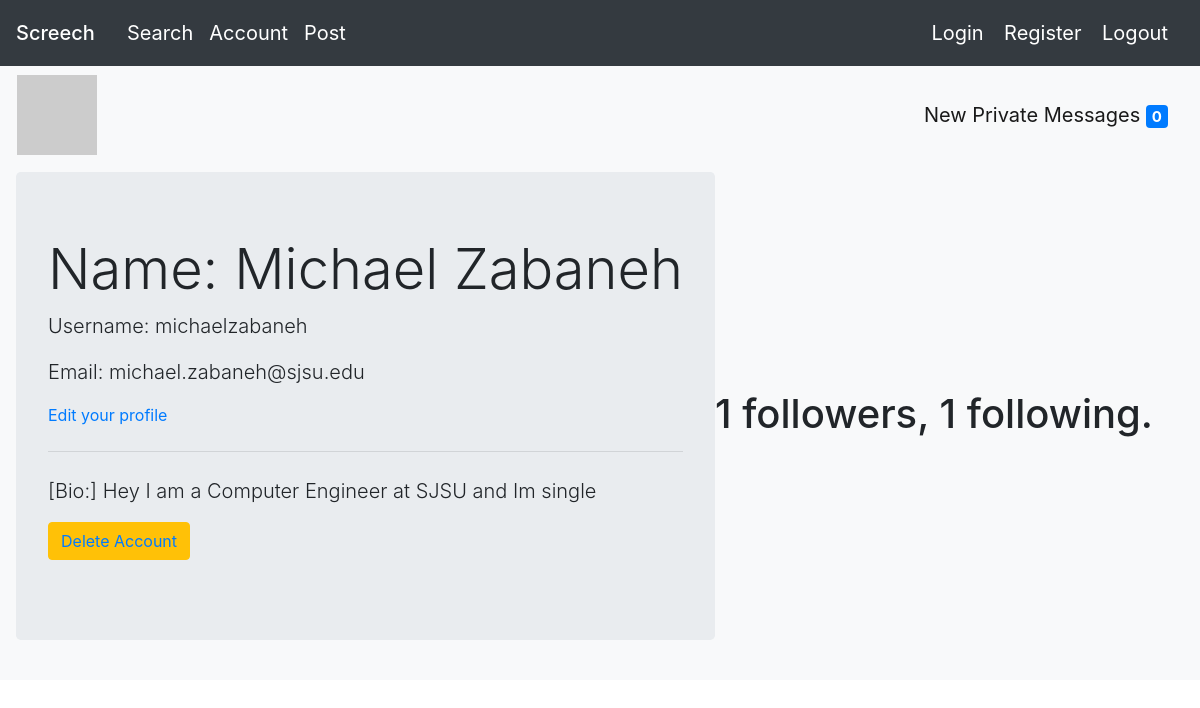
Page /account (signed in) on the committed database.
### app/models.py (models this page shows, shortened)
class User(db.Model, UserMixin):
    id = db.Column(db.Integer, primary_key = True)
    username = db.Column(db.String(15))
    name = db.Column(db.String(15))
    password = db.Column(db.String(200))
    email = db.Column(db.String(32), unique = True)
    last_message_read_time = db.Column(db.DateTime)
    num_new_private_messages = db.Column(db.Integer)
    changebio = db.Column(db.String(140))
    followed = db.relationship(
        'User', secondary=followers,
        primaryjoin=(followers.c.follower_id == id),
        secondaryjoin=(followers.c.followed_id == id),
        backref=db.backref('followers', lazy='dynamic'), lazy='dynamic')
    messages_sent = db.relationship('Message',
                                    foreign_keys='Message.sender_id',
                                    backref='author', lazy='dynamic')
    messages_received = db.relationship('Message',
                                        foreign_keys='Message.recipient_id',
                                        backref='recipient', lazy='dynamic')
    def avatar(self, size):
        digest = md5(self.email.lower().encode('utf-8')).hexdigest()
        return 'https://www.gravatar.com/avatar/{}?d=identicon&s={}'.format(
            digest, size)

### app/routes.py (the view)
@myapp_obj.route('/account')
def account():
    if current_user.is_authenticated is False:
        flash('Account cannot be accessed because User is not logged in')
        return redirect('/')
    user = current_user
    form = EmptyForm()
    return render_template("profile.html", user=user, form=form)

### app/models.py (called while the page is built)
@login.user_loader
def load_user(id):
    return User.query.get(int(id))

### app/templates/profile.html (shortened to what this page needs)
{% extends "base.html" %}
{% block mycontent %}
<nav class="navbar navbar-expand-lg navbar-light bg-light">
<table>
  <tr valign="top">
      <td><img src="{{ user.avatar(128) }}"></td>
  </tr>
</table>
<a class="navbar-brand" href="{{ url_for('messages') }}">
  {{ ('New Private Messages') }}
  <span class="badge badge-primary">
    {{ user.num_new_private_messages }}
  </span>
</a>
</nav>
<nav class="navbar navbar-expand-lg navbar-light bg-light">
    <div class="jumbotron">
        <h1 class="display-4">Name: {{ user.name }}</h1>
        <p class="lead">Username: {{ user.username }}</p>
        <p class="lead">Email: {{ user.email }}</p>
        {% if user == current_user %}
          <p><a href="{{ url_for('editProfile') }}">Edit your profile</a></p>
        {% endif %}
        <hr class="my-4">
        <p class="lead">[Bio:] {{ user.changebio }}</p>
        <p class="lead">
          <a href="/delete"><button type="button" class="btn btn-warning">
            Delete Account
          </a></button>
        </p>
    </div>
    <div>
      <h1>
        <p>{{ user.followers.count() }} followers, {{ user.followed.count() }} following.</p>
      </h1>
    </div>
</nav>
{% endblock %}

### rows in the picture
User: num_new_private_messages "0", name "Michael Zabaneh", username "michaelzabaneh", email "michael.zabaneh@sjsu.edu", changebio "Hey I am a Computer Engineer at SJSU and Im single"

### other values in the picture
{{ ('New Private Messages') }} "New Private Messages"
{{ user.followers.count() }} "1"
{{ user.followed.count() }} "1"
